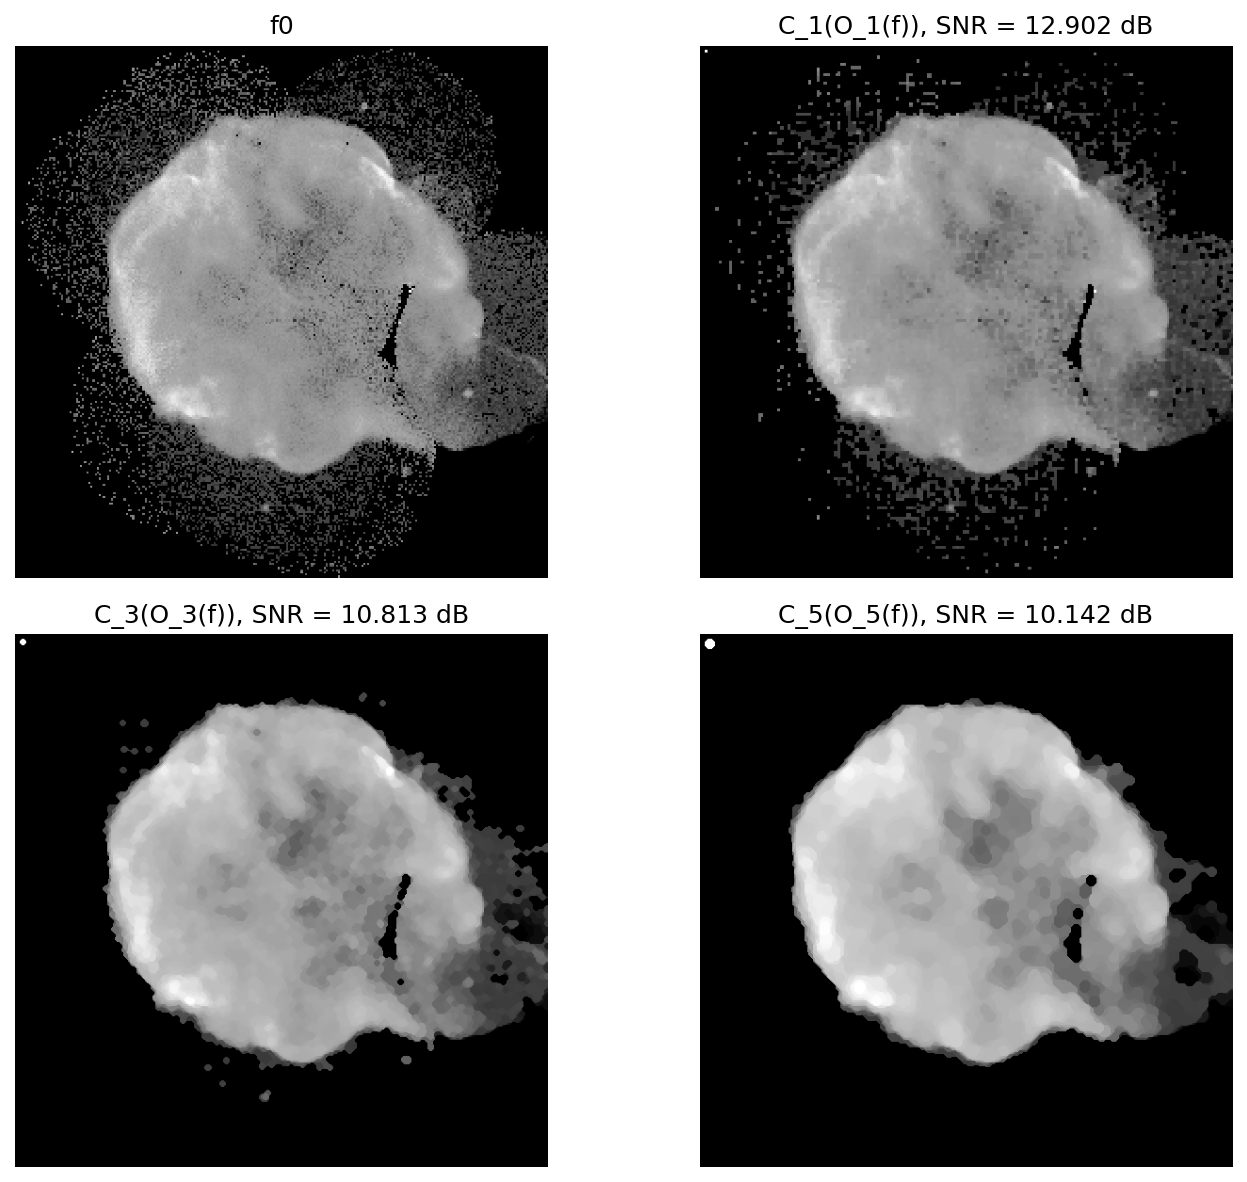

The Python source for this figure:
import numpy as np
import matplotlib.pyplot as plt
from PIL import Image
import sys
from pathlib import Path

import ia870 as ia
from General.AddSE2Image import AddSE2Image
from General.GPsnr import GPsnr
from General.matlab_hist import matlab_hist
from libDIPUM.data_path import dip_data

# %% Figure940
# Alternate Sequential Filtering

# %% Data
f = np.array(Image.open(dip_data('cygnusloop.tif')))
if f.ndim == 3:
    f = f[..., 0]

# %% SE
Rad = [1, 3, 5]
B = [ia.iasedisk(r) for r in Rad]

# %% CO
CO = np.zeros((f.shape[0], f.shape[1], 3), dtype=f.dtype)
SNR_CO = np.zeros(3, dtype=float)
InfoCO = [''] * 3

for cpt in range(3):
    CO[:, :, cpt] = ia.iaclose(ia.iaopen(f, B[cpt]), B[cpt])
    gg = CO[:, :, cpt].astype(float)
    InfoCO[cpt] = f'C_{Rad[cpt]}(O_{Rad[cpt]}(f))'
    SNR_CO[cpt] = GPsnr(f.astype(float), gg)

# %% ASF (manual, then iaasf overwrite as in MATLAB script)
ASF = np.zeros((f.shape[0], f.shape[1], 3), dtype=f.dtype)
SNR_ASF = np.zeros(3, dtype=float)

for cpt in range(3):
    if cpt == 0:
        ASF[:, :, cpt] = ia.iaclose(ia.iaopen(f, B[cpt]), B[cpt])
    else:
        ASF[:, :, cpt] = ia.iaclose(ia.iaopen(ASF[:, :, cpt - 1], B[cpt]), B[cpt])
    hh = ASF[:, :, cpt].astype(float)
    SNR_ASF[cpt] = GPsnr(f.astype(float), hh)

for cpt in range(3):
    ASF[:, :, cpt] = ia.iaasf(f.astype(np.uint8), 'CO', ia.iasecross(1), cpt + 1)
    gg = ASF[:, :, cpt].astype(float)
    SNR_ASF[cpt] = GPsnr(f.astype(float), gg)

InfoASF = [
    'C_1(O_1(f))',
    'C_3(O_3(C_1(O_1(f))))',
    'C_5(O_5(C_3(O_3(C_1(O_1(f))))))',
]

# %% Display figure 1 (CO)
fig1 = plt.figure(1, figsize=(10, 8))

plt.subplot(2, 2, 1)
plt.imshow(f, cmap='gray')
plt.title('f0')
plt.axis('off')

for iter_idx in range(3):
    plt.subplot(2, 2, 2 + iter_idx)
    mx = int(np.max(CO[:, :, iter_idx]))
    plt.imshow(AddSE2Image(CO[:, :, iter_idx], ia.iasedisk(Rad[iter_idx]), mx), cmap='gray')
    plt.title(f'{InfoCO[iter_idx]}, SNR = {SNR_CO[iter_idx]:.3f} dB')
    plt.axis('off')

plt.tight_layout()
fig1.savefig('Figure940.png', dpi=150, bbox_inches='tight')

# %% Display figure 2 (ASF)
fig2 = plt.figure(2, figsize=(10, 8))

plt.subplot(2, 2, 1)
plt.imshow(f, cmap='gray')
plt.title('f0')
plt.axis('off')

for iter_idx in range(3):
    plt.subplot(2, 2, 2 + iter_idx)
    mx = int(np.max(ASF[:, :, iter_idx]))
    plt.imshow(AddSE2Image(ASF[:, :, iter_idx], ia.iasedisk(Rad[iter_idx]), mx), cmap='gray')
    plt.title(f'{InfoASF[iter_idx]}, SNR = {SNR_ASF[iter_idx]:.3f} dB')
    plt.axis('off')

plt.tight_layout()
fig2.savefig('Figure940Bis.png', dpi=150, bbox_inches='tight')

# %% Display figure 3 (differences/hist)
fig3 = plt.figure(3, figsize=(10, 8))

plt.subplot(2, 2, 1)
plt.imshow(ia.iasubm(CO[:, :, -1], f), cmap='gray', vmin=0, vmax=50)
plt.title('f3 - f')
plt.axis('off')

plt.subplot(2, 2, 2)
e = f.astype(float) - CO[:, :, -1].astype(float)
emin, emax = float(np.min(e)), float(np.max(e))
centers = np.linspace(emin, emax, 10) if emax > emin else np.array([emin])
counts = matlab_hist(e.ravel(), centers)
plt.bar(centers, counts, width=(centers[1] - centers[0]) if centers.size > 1 else 1.0)
plt.title('Histogram of f - f3')

plt.subplot(2, 2, 3)
plt.imshow(ia.iasubm(ASF[:, :, -1], f), cmap='gray', vmin=0, vmax=50)
plt.title('ASF(f) - f')
plt.axis('off')

plt.subplot(2, 2, 4)
e1 = f.astype(float) - ASF[:, :, -1].astype(float)
e1min, e1max = float(np.min(e1)), float(np.max(e1))
centers1 = np.linspace(e1min, e1max, 10) if e1max > e1min else np.array([e1min])
counts1 = matlab_hist(e1.ravel(), centers1)
plt.bar(centers1, counts1, width=(centers1[1] - centers1[0]) if centers1.size > 1 else 1.0)
plt.title('Histogram of f - ASF(f)')

plt.tight_layout()

plt.show()
